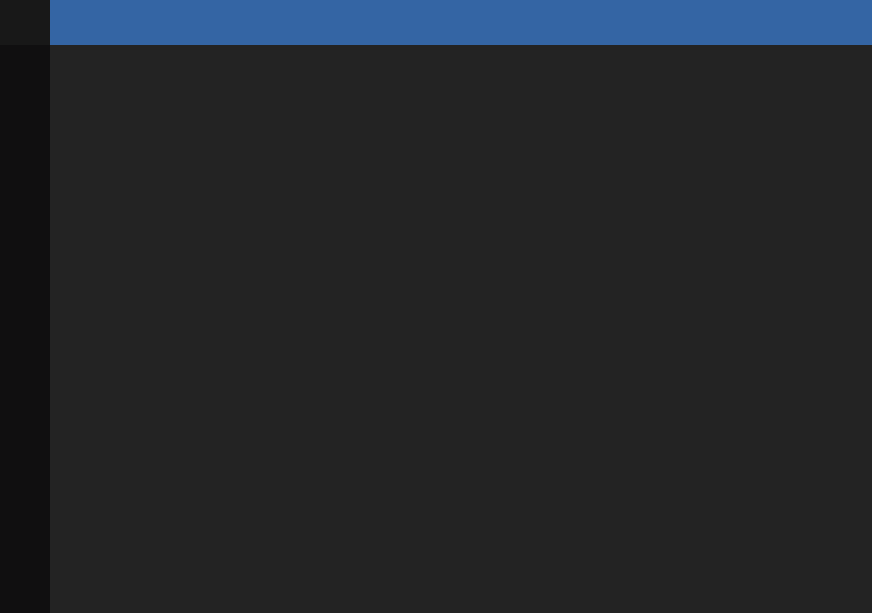
<?xml version="1.0" encoding="UTF-8"?>
<ui version="4.0">
 <class>MainWindow</class>
 <widget class="QMainWindow" name="MainWindow">
  <property name="geometry">
   <rect>
    <x>0</x>
    <y>0</y>
    <width>872</width>
    <height>613</height>
   </rect>
  </property>
  <property name="minimumSize">
   <size>
    <width>250</width>
    <height>100</height>
   </size>
  </property>
  <property name="windowTitle">
   <string>MainWindow</string>
  </property>
  <widget class="QWidget" name="centralwidget">
   <layout class="QVBoxLayout" name="verticalLayout">
    <property name="spacing">
     <number>0</number>
    </property>
    <property name="leftMargin">
     <number>0</number>
    </property>
    <property name="topMargin">
     <number>0</number>
    </property>
    <property name="rightMargin">
     <number>0</number>
    </property>
    <property name="bottomMargin">
     <number>0</number>
    </property>
    <item>
     <widget class="QFrame" name="top_menu">
      <property name="maximumSize">
       <size>
        <width>16777215</width>
        <height>45</height>
       </size>
      </property>
      <property name="styleSheet">
       <string notr="true">background-color: rgb(114, 159, 207);
background-color: rgb(52, 101, 164);</string>
      </property>
      <property name="frameShape">
       <enum>QFrame::NoFrame</enum>
      </property>
      <property name="frameShadow">
       <enum>QFrame::Raised</enum>
      </property>
      <layout class="QHBoxLayout" name="horizontalLayout_2">
       <property name="spacing">
        <number>0</number>
       </property>
       <property name="leftMargin">
        <number>0</number>
       </property>
       <property name="topMargin">
        <number>0</number>
       </property>
       <property name="rightMargin">
        <number>0</number>
       </property>
       <property name="bottomMargin">
        <number>0</number>
       </property>
       <item>
        <widget class="QFrame" name="frame">
         <property name="minimumSize">
          <size>
           <width>50</width>
           <height>45</height>
          </size>
         </property>
         <property name="maximumSize">
          <size>
           <width>50</width>
           <height>16777215</height>
          </size>
         </property>
         <property name="styleSheet">
          <string notr="true">background-color: rgb(24, 24, 24);</string>
         </property>
         <property name="frameShape">
          <enum>QFrame::NoFrame</enum>
         </property>
         <property name="frameShadow">
          <enum>QFrame::Raised</enum>
         </property>
        </widget>
       </item>
       <item>
        <widget class="QFrame" name="frame_2">
         <property name="frameShape">
          <enum>QFrame::NoFrame</enum>
         </property>
         <property name="frameShadow">
          <enum>QFrame::Raised</enum>
         </property>
        </widget>
       </item>
      </layout>
     </widget>
    </item>
    <item>
     <widget class="QFrame" name="content">
      <property name="styleSheet">
       <string notr="true">background-color: rgb(16, 15, 16);</string>
      </property>
      <property name="frameShape">
       <enum>QFrame::NoFrame</enum>
      </property>
      <property name="frameShadow">
       <enum>QFrame::Raised</enum>
      </property>
      <layout class="QHBoxLayout" name="horizontalLayout">
       <property name="spacing">
        <number>0</number>
       </property>
       <property name="leftMargin">
        <number>0</number>
       </property>
       <property name="topMargin">
        <number>0</number>
       </property>
       <property name="rightMargin">
        <number>0</number>
       </property>
       <property name="bottomMargin">
        <number>0</number>
       </property>
       <item>
        <widget class="QFrame" name="content_right">
         <property name="minimumSize">
          <size>
           <width>50</width>
           <height>50</height>
          </size>
         </property>
         <property name="maximumSize">
          <size>
           <width>50</width>
           <height>16777215</height>
          </size>
         </property>
         <property name="styleSheet">
          <string notr="true">background-color: rgb(16, 15, 16);</string>
         </property>
         <property name="frameShape">
          <enum>QFrame::NoFrame</enum>
         </property>
         <property name="frameShadow">
          <enum>QFrame::Raised</enum>
         </property>
        </widget>
       </item>
       <item>
        <widget class="QFrame" name="frame_4">
         <property name="styleSheet">
          <string notr="true">background-color: rgb(35, 35, 35);</string>
         </property>
         <property name="frameShape">
          <enum>QFrame::NoFrame</enum>
         </property>
         <property name="frameShadow">
          <enum>QFrame::Raised</enum>
         </property>
        </widget>
       </item>
      </layout>
     </widget>
    </item>
   </layout>
  </widget>
  <widget class="QMenuBar" name="menubar">
   <property name="geometry">
    <rect>
     <x>0</x>
     <y>0</y>
     <width>872</width>
     <height>22</height>
    </rect>
   </property>
  </widget>
 </widget>
 <resources/>
 <connections/>
</ui>
